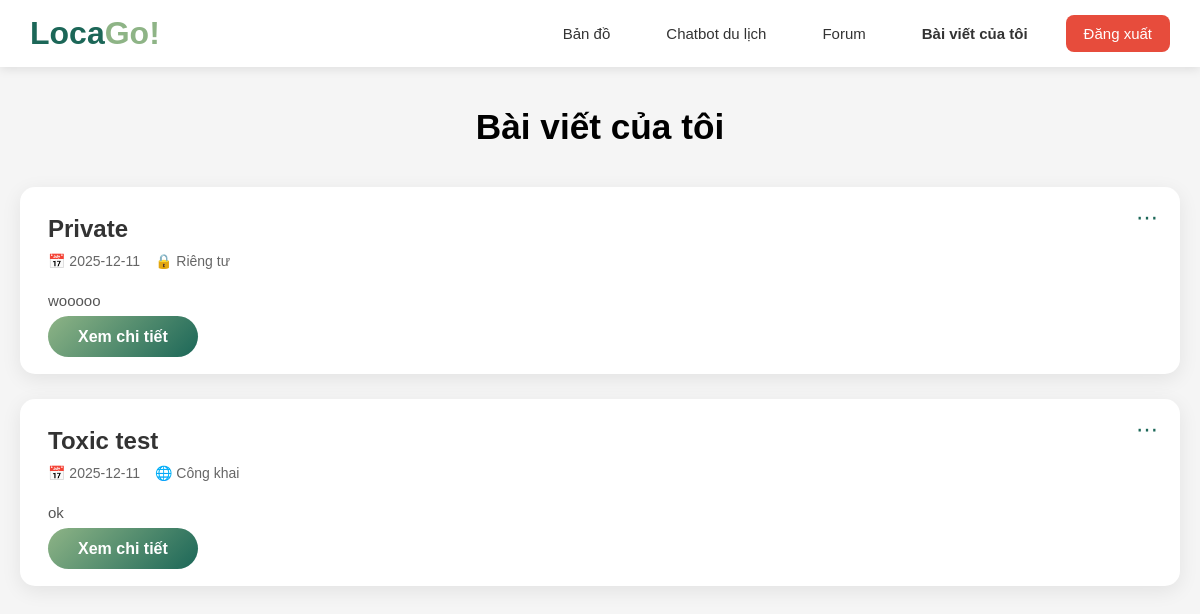
Screenshot of /forum/myposts (signed in) with the database file from the repository.
### models.py (models this page shows)
class Post(db.Model):
    __tablename__ = "posts"
    id = db.Column(db.Integer, primary_key=True, autoincrement=True)
    title = db.Column(db.Text, nullable=True)
    content = db.Column(db.Text, nullable=True)
    images = db.Column(db.Text)
    questioner_id = db.Column(db.Integer, db.ForeignKey("user.id"))
    tag = db.Column(db.String, default="unanswered")
    privacy = db.Column(db.String(30), default='public', nullable=False)
    created_at = db.Column(db.DateTime, server_default=func.datetime("now", "localtime"))
    answers = db.relationship("Answer", back_populates="post", cascade="all, delete")
    questioner = db.relationship("User", back_populates="posts")

### Forum/forum.py (the view)
@forum.route("/forum/myposts")
def my_posts():
    if not current_user.is_authenticated:
        return redirect("/login")
    posts = Post.query.filter_by(questioner_id=current_user.id).order_by(Post.created_at.desc()).all()
    result = []
    for post in posts:
        result.append({
            "id": post.id,
            "title": post.title,
            "content": post.content,
            "created_at": str(post.created_at),
            "privacy": post.privacy,
            "username": current_user.username,
            "images": json.loads(post.images) if post.images else []
        })
    return render_template("my_posts.html", posts=result)

### app.py (called while the page is built)
@login_manager.user_loader
def load_user(user_id):
    return User.query.get(int(user_id))

### Forum/template/my_posts.html (shortened to what this page needs)
<!DOCTYPE html>
<html lang="vi">
<head>
</head>
<body>
<header>
    <div class="header-container">
        <a href="/" class="logo">Loca<span>Go!</span></a>
        <div class="nav-links">
            <a href="/MapRouting">Bản đồ</a>
            <a href="/chat_ui">Chatbot du lịch</a>
            <a href="{{ url_for('forum.show_forum') }}">Forum</a>
            {% if current_user.is_authenticated %}
                <a href="{{ url_for('forum.my_posts') }}" style="font-weight:700;">Bài viết của tôi</a>
                <a href="{{ url_for('login_bp.logout') }}" class="btn-danger">Đăng xuất</a>
            {% else %}
                <a href="{{ url_for('login_bp.register') }}" class="btn-secondary">Đăng ký</a>
                <a href="{{ url_for('login_bp.login') }}" class="btn-primary">Đăng nhập</a>
            {% endif %}
        </div>
    </div>
</header>
<div class="container">
    <h2 class="section-title">Bài viết của tôi</h2>
    {% if posts %}
        {% for post in posts %}
        <div class="post-card">
            <div class="post-menu" onclick="toggleMenu({{ post.id }})">⋯</div>
            <h3 class="post-title">{{ post.title }}</h3>
            <div class="post-meta">
                <span>📅 {{ post.created_at[:10] }}</span>
                <span>
                    {% if post.privacy == "public" %} 🌐 Công khai
                    {% elif post.privacy == "friends" %} 👥 Bạn bè
                    {% else %} 🔒 Riêng tư
                    {% endif %}
                </span>
            </div>
            <p class="post-content-preview">
                {{ post.content[:150] }}{% if post.content|length > 150 %}...{% endif %}
            </p>
            <div class="post-actions">
                <a href="/forum/post/{{ post.id }}">Xem chi tiết</a>
            </div>
        </div>
        {% endfor %}
    {% else %}
        <p style="text-align:center;color:#666;">Bạn chưa đăng bài nào.</p>
    {% endif %}
</div>
</body>
</html>

### Forum/template/my_posts.html (style rules this page uses)
* { margin: 0; padding: 0; box-sizing: border-box; }
body { font-family: 'Poppins', sans-serif; background: #f5f5f5; min-height: 100vh; }
header { background: white; box-shadow: 0 2px 10px rgba(0,0,0,0.1); padding: 15px 30px; position: sticky; top: 0; z-index: 1000; }
.header-container { max-width: 1400px; margin: 0 auto; display: flex; justify-content: space-between; align-items: center; }
.logo { font-size: 32px; font-weight: 700; color: #1C6758; text-decoration: none; }
.logo span { color: #8EB486; }
.nav-links { display: flex; gap: 20px; align-items: center; }
.nav-links a { text-decoration: none; color: #333; padding: 10px 18px; border-radius: 8px; transition: 0.3s; font-size: 15px; font-weight: 500; }
.btn-danger { background: #e74c3c !important; color: white !important; }
.container { max-width: 1200px; margin: 40px auto; padding: 0 20px; }
.section-title { text-align: center; font-size: 2.2em; font-weight: 700; margin-bottom: 40px; }
.post-card { background: white; border-radius: 15px; padding: 28px; margin-bottom: 25px; box-shadow: 0 5px 20px rgba(0,0,0,0.08); transition: 0.3s; position: relative; }
.post-title { font-size: 1.5em; font-weight: 600; color: #333; }
.post-meta { display: flex; gap: 15px; color: #666; font-size: 14px; margin: 10px 0 20px; }
.post-content-preview { color: #555; line-height: 1.6; font-size: 15px; margin-bottom: 15px; overflow: hidden; display: -webkit-box; -webkit-line-clamp: 2; -webkit-box-orient: vertical; }
.post-actions a { padding: 12px 30px; background: linear-gradient(135deg, #8EB486, #1C6758); color: white; border-radius: 50px; text-decoration: none; font-weight: 600; }
.post-menu { position: absolute; top: 14px; right: 14px; cursor: pointer; font-size: 22px; padding: 4px 8px; border-radius: 10px; color: #1C6758; transition: 0.2s ease; user-select: none; }

### rows the page displays
Post: title "Private", content "wooooo"
Post: title "Toxic test", content "ok"

### other values shown
{{ post.created_at[:10] }} "2025-12-11" "2025-12-11"
